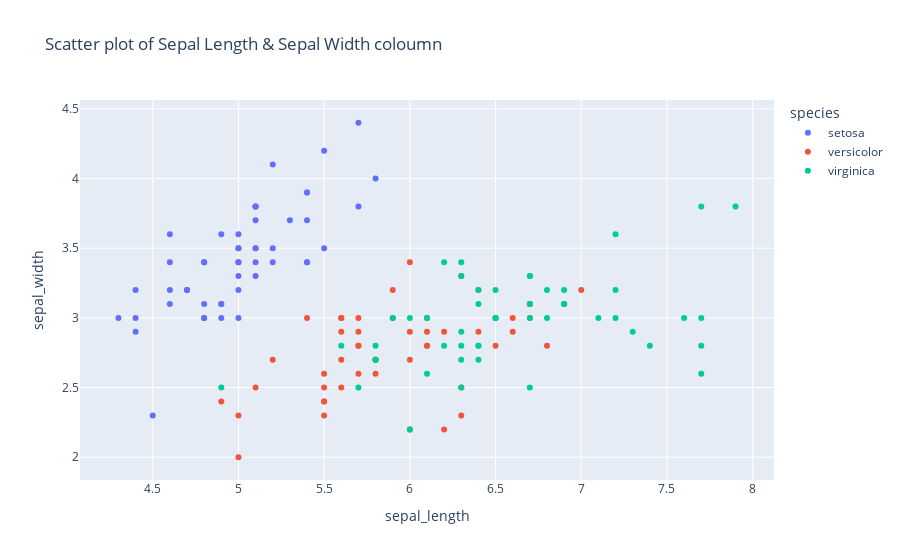

The cell this chart's notebook holds for it:
### Markdown cell above
## 1.Scatter Plot
Used to visualize relationships between two variables. Important for identifying correlations, patterns, or outliers.
- **Identifying Correlations**: Determining if there's a connection between variables.
- **Spotting Outliers**: Finding data points that don't fit the pattern.
- **Visualizing Relationships**: Understanding how variables interact.

### Code cell
fig1=px.scatter(df,x='sepal_length',y='sepal_width',color='species',title='Scatter plot of Sepal Length & Sepal Width coloumn')
fig1.show()

### Figure 1 — Plotly figure (JSON) as saved in the notebook; plotly's stock layout.template omitted (floating-point values rounded to 4 significant figures)
{"data": [{"hovertemplate": "species=setosa<br>sepal_length=%{x}<br>sepal_width=%{y}<extra></extra>", "legendgroup": "setosa", "marker": {"color": "#636efa", "symbol": "circle"}, "mode": "markers", "name": "setosa", "orientation": "v", "showlegend": true, "type": "scatter", "x": [5.1, 4.9, 4.7, 4.6, 5.0, 5.4, 4.6, 5.0, 4.4, 4.9, 5.4, 4.8, 4.8, 4.3, 5.8, 5.7, 5.4, 5.1, 5.7, 5.1, 5.4, 5.1, 4.6, 5.1, 4.8, 5.0, 5.0, 5.2, 5.2, 4.7, 4.8, 5.4, 5.2, 5.5, 4.9, 5.0, 5.5, 4.9, 4.4, 5.1, 5.0, 4.5, 4.4, 5.0, 5.1, 4.8, 5.1, 4.6, 5.3, 5.0], "xaxis": "x", "y": [3.5, 3.0, 3.2, 3.1, 3.6, 3.9, 3.4, 3.4, 2.9, 3.1, 3.7, 3.4, 3.0, 3.0, 4.0, 4.4, 3.9, 3.5, 3.8, 3.8, 3.4, 3.7, 3.6, 3.3, 3.4, 3.0, 3.4, 3.5, 3.4, 3.2, 3.1, 3.4, 4.1, 4.2, 3.1, 3.2, 3.5, 3.6, 3.0, 3.4, 3.5, 2.3, 3.2, 3.5, 3.8, 3.0, 3.8, 3.2, 3.7, 3.3], "yaxis": "y"}, {"hovertemplate": "species=versicolor<br>sepal_length=%{x}<br>sepal_width=%{y}<extra></extra>", "legendgroup": "versicolor", "marker": {"color": "#EF553B", "symbol": "circle"}, "mode": "markers", "name": "versicolor", "orientation": "v", "showlegend": true, "type": "scatter", "x": [7.0, 6.4, 6.9, 5.5, 6.5, 5.7, 6.3, 4.9, 6.6, 5.2, 5.0, 5.9, 6.0, 6.1, 5.6, 6.7, 5.6, 5.8, 6.2, 5.6, 5.9, 6.1, 6.3, 6.1, 6.4, 6.6, 6.8, 6.7, 6.0, 5.7, 5.5, 5.5, 5.8, 6.0, 5.4, 6.0, 6.7, 6.3, 5.6, 5.5, 5.5, 6.1, 5.8, 5.0, 5.6, 5.7, 5.7, 6.2, 5.1, 5.7], "xaxis": "x", "y": [3.2, 3.2, 3.1, 2.3, 2.8, 2.8, 3.3, 2.4, 2.9, 2.7, 2.0, 3.0, 2.2, 2.9, 2.9, 3.1, 3.0, 2.7, 2.2, 2.5, 3.2, 2.8, 2.5, 2.8, 2.9, 3.0, 2.8, 3.0, 2.9, 2.6, 2.4, 2.4, 2.7, 2.7, 3.0, 3.4, 3.1, 2.3, 3.0, 2.5, 2.6, 3.0, 2.6, 2.3, 2.7, 3.0, 2.9, 2.9, 2.5, 2.8], "yaxis": "y"}, {"hovertemplate": "species=virginica<br>sepal_length=%{x}<br>sepal_width=%{y}<extra></extra>", "legendgroup": "virginica", "marker": {"color": "#00cc96", "symbol": "circle"}, "mode": "markers", "name": "virginica", "orientation": "v", "showlegend": true, "type": "scatter", "x": [6.3, 5.8, 7.1, 6.3, 6.5, 7.6, 4.9, 7.3, 6.7, 7.2, 6.5, 6.4, 6.8, 5.7, 5.8, 6.4, 6.5, 7.7, 7.7, 6.0, 6.9, 5.6, 7.7, 6.3, 6.7, 7.2, 6.2, 6.1, 6.4, 7.2, 7.4, 7.9, 6.4, 6.3, 6.1, 7.7, 6.3, 6.4, 6.0, 6.9, 6.7, 6.9, 5.8, 6.8, 6.7, 6.7, 6.3, 6.5, 6.2, 5.9], "xaxis": "x", "y": [3.3, 2.7, 3.0, 2.9, 3.0, 3.0, 2.5, 2.9, 2.5, 3.6, 3.2, 2.7, 3.0, 2.5, 2.8, 3.2, 3.0, 3.8, 2.6, 2.2, 3.2, 2.8, 2.8, 2.7, 3.3, 3.2, 2.8, 3.0, 2.8, 3.0, 2.8, 3.8, 2.8, 2.8, 2.6, 3.0, 3.4, 3.1, 3.0, 3.1, 3.1, 3.1, 2.7, 3.2, 3.3, 3.0, 2.5, 3.0, 3.4, 3.0], "yaxis": "y"}], "layout": {"legend": {"title": {"text": "species"}, "tracegroupgap": 0}, "title": {"text": "Scatter plot of Sepal Length & Sepal Width coloumn"}, "xaxis": {"anchor": "y", "domain": [0, 1], "title": {"text": "sepal_length"}}, "yaxis": {"anchor": "x", "domain": [0, 1], "title": {"text": "sepal_width"}}}}
